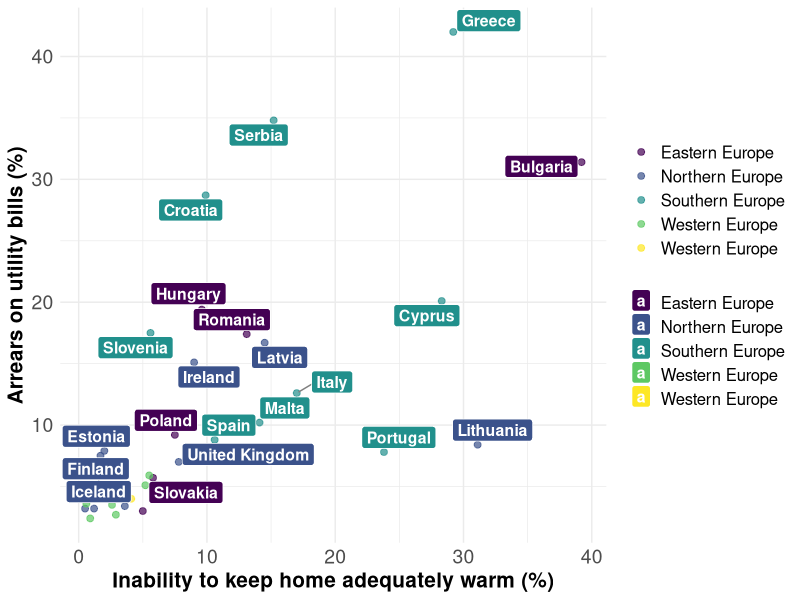
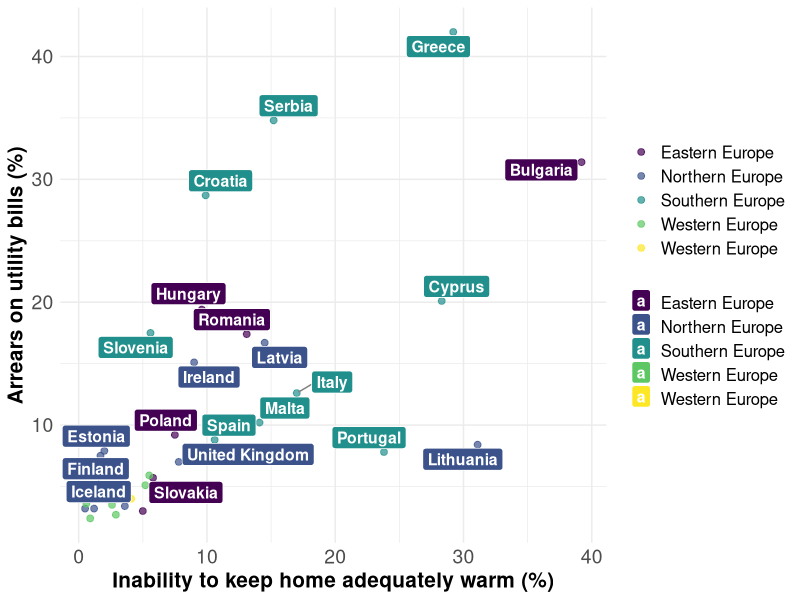

Source code (R) for these figures, in order:
### Set working directory:
setwd("Encyclopedia/Europe/ComparingCountries.rmd")
getwd()

### Install relevant packages
install.packages("ggplot")
install.packages("viridis")
install.packages("ggrepel")
library(ggplot2) # For graphs
library(ggrepel) # For labels
library(viridis) # For colour palettes

### Download csv. data file
data <-read.csv("EUData_2015.csv", check.names=FALSE)
data

### Use ggplot to create plot
plot1 <- ggplot(data, aes(x=KEEPWARM, y=ARREARS, fill=REGION))+
  geom_point(aes(colour=REGION),alpha = 0.7, size=2)+ # Colour points according to region
  scale_colour_viridis_d()+ 
  geom_label_repel(label = data$COUNTRY, size=4, # Add country labels
                   fontface = 'bold', color = 'white',
                   box.padding = unit(0.1, "lines"),
                   point.padding = unit(0.1, "lines"),
                   segment.color = 'grey50')+
  scale_fill_viridis_d()+ # Colour labels according to region
  labs(fill = 'Region')+ 
  ylab("Arrears on utility bills (%)") +
  xlab("Inability to keep home adequately warm (%)")+
  theme_minimal()+
  theme(legend.title=element_blank(), legend.text = element_text(size=12), legend.position="right",
        axis.title.x=element_text(face="bold", size=15), axis.text.x=element_text(size=14),
        axis.title.y=element_text(face="bold", size=15), axis.text.y=element_text(size=14))
plot1

### Export as high resolution tiff.
tiff("Graph.tiff", width = 2900, height = 2400, res=300)
plot(plot1)
dev.off()
